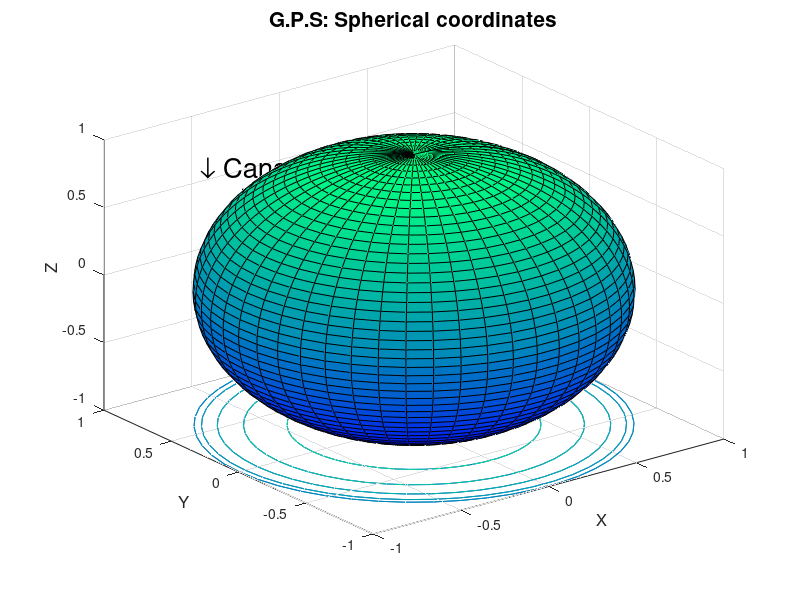

Reproduce this figure in MATLAB.

[x, y, z]=sphere(50);
r=6.317;
surf(r*x, r*y, r*z);
axis equal
colormap ('winter')
surfc(x,y,z)
x1=0.40; y1=1; z1=0.15; txt1='\downarrow North Korea'; text(x1, y1, z1, txt1, 'FontSize', 20)
x2=0.35; y2=1; z2=0.45; txt1='\downarrow Russia'; text(x2, y2, z2, txt1, 'FontSize', 20)
x3=-0.25; y3=1; z3=-0.65; txt1='\downarrow Chile'; text(x3, y3, z3, txt1, 'FontSize', 20)
x4=0.45; y4=1; z4=-0.55; txt1='\downarrow Australia'; text(x4, y4, z4, txt1, 'FontSize', 20)
x5=0.20; y5=1; z5=0.00; txt1='\downarrow Japan'; text(x5, y5, z5, txt1, 'FontSize', 20)
x6=-0.25; y6=1; z6=0.30; txt1='\downarrow EE. UU.'; text(x6, y6, z6, txt1, 'FontSize', 20)
x7=0.95; y7=1; z7=-0.10; txt1='\downarrow India'; text(x7, y7, z7, txt1, 'FontSize', 20)
x8=-0.50; y8=1; z8=-0.20; txt1='\downarrow Brazil'; text(x8, y8, z8, txt1, 'FontSize', 20)
x9=-0.45; y9=1; z9=0.60; txt1='\downarrow Canada'; text(x9, y9, z9, txt1, 'FontSize', 20)
x10=0.90; y10=1; z10=0.20; txt1='\downarrow China'; text(x10, y10, z10, txt1, 'FontSize', 20)
x11=-0.30; y11=1; z11=0.05; txt1='\downarrow Mexico'; text(x11, y11, z11, txt1, 'FontSize', 20)
xlabel('X', 'FontSize', 12)
ylabel('Y', 'FontSize', 12)
zlabel('Z', 'FontSize', 12)
title('G.P.S: Spherical coordinates', 'FontSize', 15);